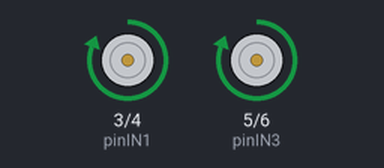
The sketch below on a simulated Arduino Uno, built with avr-gcc and run on an emulated ATmega328P. On the bench: motor-driver pin pairs drawn as motors (green arrow = first pin HIGH = forward, orange = second pin HIGH = backward, longer = more drive, scaled by the enable pin).

Above: at 1.0 s.
At 3.0 s:
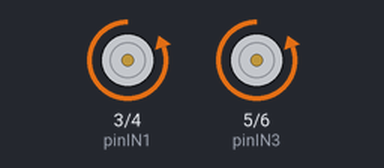
At 5.0 s:
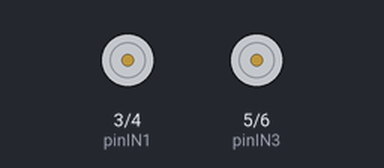
Timing chart, 0 to 7.8 s (numbered marks = the images above):
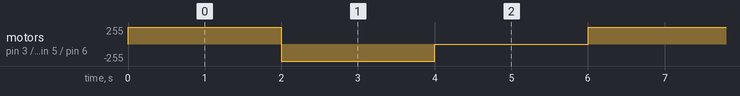

Measured:
- by itself, motor on pin 3 (pinIN1) / pin 4 (pinIN2), motor on pin 5 (pinIN3) / pin 6 (pinIN4): repeats every 6.0 s: backward 255/255 2.0 s, stopped 2.0 s, forward 255/255 2.0 s

The sketch:

motor_test.ino
```cpp
const int pinENA = 2;
const int pinIN1 = 3;
const int pinIN2 = 4;
const int pinIN3 = 5;
const int pinIN4 = 6;
const int pinENB = 7;

const int waitTime = 2000;   //espera entre fases
const int speed = 200;      //velocidad de giro

const int pinMotorA[3] = { pinENA, pinIN1, pinIN2 };
const int pinMotorB[3] = { pinENB, pinIN3, pinIN4 };

void setup()
{
   pinMode(pinIN1, OUTPUT);
   pinMode(pinIN2, OUTPUT);
   pinMode(pinENA, OUTPUT);
   pinMode(pinIN3, OUTPUT);
   pinMode(pinIN4, OUTPUT);
   pinMode(pinENB, OUTPUT);
}

void loop()
{
   moveForward(pinMotorA, 180);
   moveForward(pinMotorB, 180);
   delay(waitTime);

   moveBackward(pinMotorA, 180);
   moveBackward(pinMotorB, 180);
   delay(waitTime);

   fullStop(pinMotorA);
   fullStop(pinMotorB);
   delay(waitTime);
}

void moveForward(const int pinMotor[3], int speed)
{
   digitalWrite(pinMotor[1], HIGH);
   digitalWrite(pinMotor[2], LOW);

   analogWrite(pinMotor[0], speed);
}

void moveBackward(const int pinMotor[3], int speed)
{
   digitalWrite(pinMotor[1], LOW);
   digitalWrite(pinMotor[2], HIGH);

   analogWrite(pinMotor[0], speed);
}

void fullStop(const int pinMotor[3])
{
   digitalWrite(pinMotor[1], LOW);
   digitalWrite(pinMotor[2], LOW);

   analogWrite(pinMotor[0], 0);
}
```
